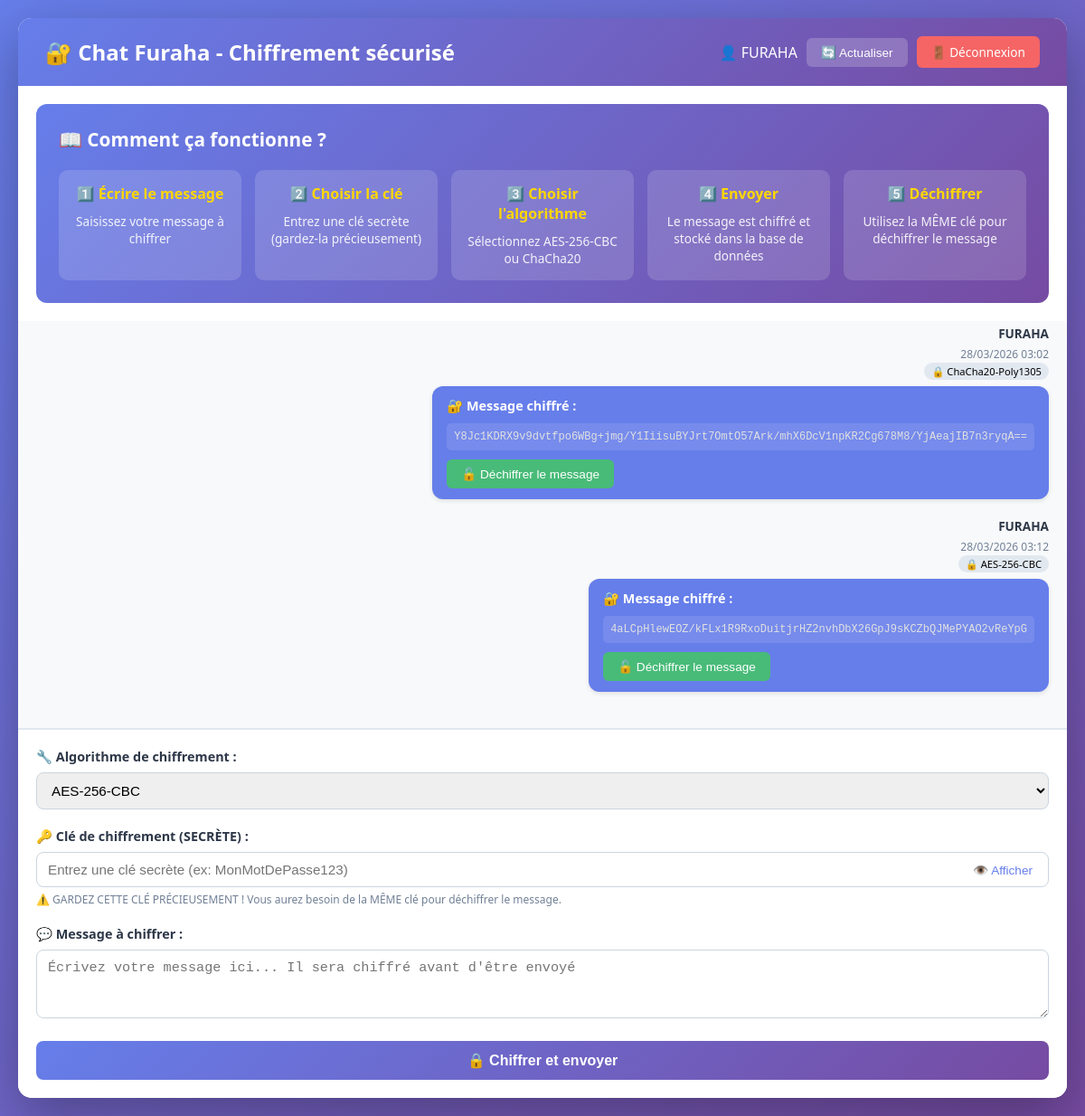
Page /chat.php (signed in) on the committed database.
### tables this page shows
CREATE TABLE `message` (
  `id` int(11) NOT NULL,
  `contenu_chiffre` text NOT NULL,
  `date_envoi` timestamp NOT NULL DEFAULT current_timestamp(),
  `id_user` int(11) NOT NULL,
  `id_algorithme` int(11) NOT NULL
);

CREATE TABLE `utilisateur` (
  `id` int(11) NOT NULL,
  `username` varchar(50) NOT NULL,
  `password` varchar(255) NOT NULL,
  `est_bloque` tinyint(1) DEFAULT 0,
  `est_admin` tinyint(1) DEFAULT 0,
  `created_at` timestamp NOT NULL DEFAULT current_timestamp()
);

CREATE TABLE `algorithmes` (
  `id` int(11) NOT NULL,
  `libelle` varchar(100) NOT NULL,
  `created_at` timestamp NOT NULL DEFAULT current_timestamp()
);

### chat.php (the view, shortened to what this page needs)
<?php
require_once 'encrypt.php';
    ?>
    <?php
$stmt = $pdo->query("
    SELECT m.*, u.username, a.libelle as algorithme
    FROM message m
    JOIN utilisateur u ON m.id_user = u.id
    JOIN algorithmes a ON m.id_algorithme = a.id
    ORDER BY m.date_envoi DESC
    LIMIT 50
");
$messages = $stmt->fetchAll();
$stmt = $pdo->query("SELECT * FROM algorithmes");
$algorithmes = $stmt->fetchAll();
?>
<!DOCTYPE html>
<html lang="fr">
<head>
    <link rel="stylesheet" href="style.css">
</head>
<body>
    <div class="chat-container">
        <div class="chat-header">
            <h1>🔐 Chat Furaha - Chiffrement sécurisé</h1>
            <div class="header-actions">
                <span>👤 <?php echo htmlspecialchars($_SESSION['username']); ?></span>
                <button onclick="refreshMessages()" class="refresh-btn">🔄 Actualiser</button>
                <a href="logout.php" class="btn-logout">🚪 Déconnexion</a>
            </div>
        </div>
        <div class="encryption-demo">
            <h3>📖 Comment ça fonctionne ?</h3>
            <div class="demo-steps">
                <div class="step">
                    <h4>1️⃣ Écrire le message</h4>
                    <p>Saisissez votre message à chiffrer</p>
                </div>
                <div class="step">
                    <h4>2️⃣ Choisir la clé</h4>
                    <p>Entrez une clé secrète (gardez-la précieusement)</p>
                </div>
                <div class="step">
                    <h4>3️⃣ Choisir l'algorithme</h4>
                    <p>Sélectionnez AES-256-CBC ou ChaCha20</p>
                </div>
                <div class="step">
                    <h4>4️⃣ Envoyer</h4>
                    <p>Le message est chiffré et stocké dans la base de données</p>
                </div>
                <div class="step">
                    <h4>5️⃣ Déchiffrer</h4>
                    <p>Utilisez la MÊME clé pour déchiffrer le message</p>
                </div>
            </div>
        </div>
        <div class="chat-messages" id="chatMessages">
            <?php if (empty($messages)): ?>
                <div style="text-align: center; color: #718096; padding: 40px;">
                    💬 Aucun message pour le moment. Soyez le premier à envoyer un message chiffré !
                </div>
            <?php else: ?>
                <?php foreach(array_reverse($messages) as $msg): ?>
                    <div class="message <?php echo $msg['id_user'] == $_SESSION['user_id'] ? 'message-own' : 'message-other'; ?>" data-msg-id="<?php echo $msg['id']; ?>">
                        <div class="message-header">
                            <strong><?php echo htmlspecialchars($msg['username']); ?></strong>
                            <small><?php echo date('d/m/Y H:i', strtotime($msg['date_envoi'])); ?></small>
                            <span class="algo-badge">🔒 <?php echo htmlspecialchars($msg['algorithme']); ?></span>
                        </div>
                        <div class="message-content" data-encrypted="<?php echo htmlspecialchars($msg['contenu_chiffre']); ?>" data-algo="<?php echo htmlspecialchars($msg['algorithme']); ?>">
                            <div class="encrypted-placeholder">
                                <p><strong>🔐 Message chiffré :</strong></p>
                                <div class="encrypted-text"><?php echo htmlspecialchars($msg['contenu_chiffre']); ?></div>
                                <button class="decrypt-btn" onclick="showDecryptPanel(this)">🔓 Déchiffrer le message</button>
                            </div>
                        </div>
                    </div>
                <?php endforeach; ?>
            <?php endif; ?>
        </div>
        <div class="chat-input">
            <form id="messageForm" onsubmit="sendMessage(event)">
                <div class="form-group">
                    <label for="algorithme">🔧 Algorithme de chiffrement :</label>
                    <select name="algorithme" id="algorithme" required>
                        <?php foreach($algorithmes as $algo): ?>
                            <option value="<?php echo htmlspecialchars($algo['libelle']); ?>">
                                <?php echo htmlspecialchars($algo['libelle']); ?>
                            </option>
                        <?php endforeach; ?>
                    </select>
                </div>
                <div class="form-group">
                    <label for="cle_chiffrement">🔑 Clé de chiffrement (SECRÈTE) :</label>
                    <div class="key-input-group">
                        <input type="password" name="cle_chiffrement" id="cle_chiffrement"
                               placeholder="Entrez une clé secrète (ex: MonMotDePasse123)" required autocomplete="off">
                        <button type="button" class="toggle-key" onclick="toggleKeyVisibility()">👁️ Afficher</button>
                    </div>
                    <small>⚠️ GARDEZ CETTE CLÉ PRÉCIEUSEMENT ! Vous aurez besoin de la MÊME clé pour déchiffrer le message.</small>
                </div>
                <div class="form-group">
                    <label for="message">💬 Message à chiffrer :</label>
                    <textarea name="message" id="message" rows="3"
                              placeholder="Écrivez votre message ici... Il sera chiffré avant d'être envoyé" required></textarea>
                </div>
                <button type="submit" class="btn-send" id="sendBtn">🔒 Chiffrer et envoyer</button>
            </form>
        </div>
    </div>
</body>
</html>

### style.css (style rules this page uses)
* { margin: 0; padding: 0; box-sizing: border-box; }
body { font-family: 'Segoe UI', Tahoma, Geneva, Verdana, sans-serif; background: linear-gradient(135deg, #667eea 0%, #764ba2 100%); min-height: 100vh; display: flex; justify-content: center; align-items: center; }
.container, .chat-container, .admin-container { width: 100%; max-width: 1200px; margin: 20px; background: white; border-radius: 10px; box-shadow: 0 10px 40px rgba(0,0,0,0.1); overflow: hidden; }
.form-group { margin-bottom: 20px; }
.form-group label { display: block; margin-bottom: 8px; font-weight: 600; color: #333; }
.form-group input, .form-group select, .form-group textarea { width: 100%; padding: 10px; border: 1px solid #ddd; border-radius: 5px; font-size: 16px; transition: border-color 0.3s; }
.btn-logout { background: #f56565; color: white; }
.btn-send { background: #4299e1; color: white; padding: 10px 30px; }
.chat-header, .admin-header { background: #667eea; color: white; padding: 20px; display: flex; justify-content: space-between; align-items: center; flex-wrap: wrap; }
.header-actions { display: flex; gap: 10px; align-items: center; }
.chat-messages { height: 500px; overflow-y: auto; padding: 20px; background: #f7fafc; }
.message { margin-bottom: 20px; animation: fadeIn 0.3s ease-in; }
.message-own { text-align: right; }
.message-header { margin-bottom: 5px; font-size: 14px; }
.message-header strong { color: #2d3748; }
.message-header small { color: #718096; margin-left: 10px; }
.algo-badge { background: #edf2f7; padding: 2px 8px; border-radius: 12px; font-size: 10px; margin-left: 10px; }
.message-content { display: inline-block; max-width: 70%; background: white; padding: 10px 15px; border-radius: 10px; box-shadow: 0 1px 3px rgba(0,0,0,0.1); }
.message-own .message-content { background: #667eea; color: white; }
.decrypt-btn { background: #48bb78; color: white; border: none; padding: 5px 10px; border-radius: 5px; cursor: pointer; font-size: 12px; }
.chat-input { padding: 20px; background: white; border-top: 1px solid #e2e8f0; }

### rows in the picture
message: id_user.username "FURAHA", date_envoi "28/03/2026 03:02", id_algorithme.libelle "ChaCha20-Poly1305", contenu_chiffre "Y8Jc1KDRX9v9dvtfpo6WBg+jmg/Y1IiisuBYJrt7OmtO57Ark/mhX6DcV1npKR2Cg678M8/YjAeajIB7n3ryqA=="
message: id_user.username "FURAHA", date_envoi "28/03/2026 03:12", id_algorithme.libelle "AES-256-CBC", contenu_chiffre "4aLCpHlewEOZ/kFLx1R9RxoDuitjrHZ2nvhDbX26GpJ9sKCZbQJMePYAO2vReYpG"

### other values in the picture
$_SESSION['username'] "FURAHA"
form field algorithme "AES-256-CBC"
